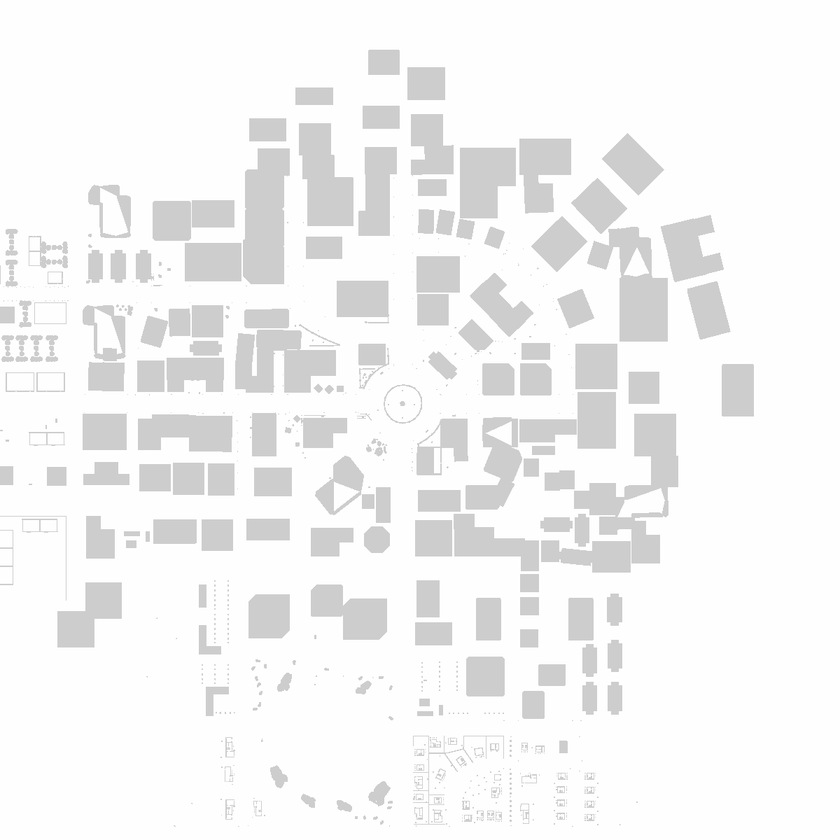
#> input picture voronoi_test/images/city_map.png, 840 x 840 px, shrunk from 1200 x 1200 before the run
$ python test_voronoi.py
#> lines starting #> are read from the running program, lines starting #| are printed output that depends on the picture; after the words box and inside, x2 and y2 are one past the last pixel; in counts of white or black regions, pixels touching at a corner belong together
import cv2
import numpy as np
from scipy.spatial import Voronoi, voronoi_plot_2d
import matplotlib.pyplot as plt
import os

def extract_points_from_image(image_path, max_points=10000):
#> called with image_path = 'voronoi_test/images/city_map.png', max_points = 10000
    image = cv2.imread(image_path, cv2.IMREAD_GRAYSCALE)
#> image is the input picture: shape (840, 840); min 187, max 255, mean 243.9
    edges = cv2.Canny(image, 100, 200)
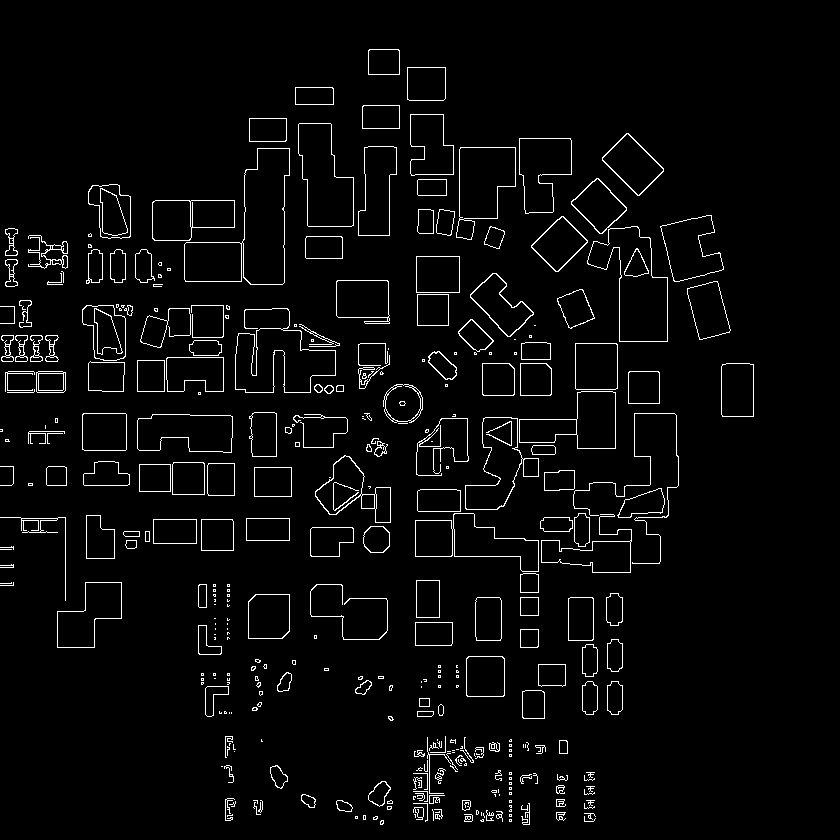
#> edges: shape (840, 840); 3.4% white in thin lines or dots, all inside (x1, y1, x2, y2) = (0, 49, 754, 825)
    corners = cv2.goodFeaturesToTrack(edges, maxCorners=0, qualityLevel=0.5, minDistance=10)
#> corners = 42 rows, first 8: [297, 444], [36, 353], [54, 262], [259, 660], [378, 443], [11, 278], [400, 403], [64, 257]
    corners = np.int0(corners)
    points = np.column_stack(np.nonzero(edges))
#> points = 23924 pairs, first value 49 to 824, second value 0 to 753

    image_color = cv2.cvtColor(image, cv2.COLOR_GRAY2BGR)
    edges_colored = cv2.cvtColor(edges, cv2.COLOR_GRAY2BGR)

    for corner in corners:
        x, y = corner.ravel()
        cv2.circle(image_color, (x, y), 5, (0, 255, 0), -1)
#> this loop made 42 passes
#> (x, y) on passes 1 to 12: (297, 444), (36, 353), (54, 262), (259, 660), (378, 443), (11, 278), (400, 403), (64, 257), (21, 324), (254, 373), (17, 359), (25, 337)
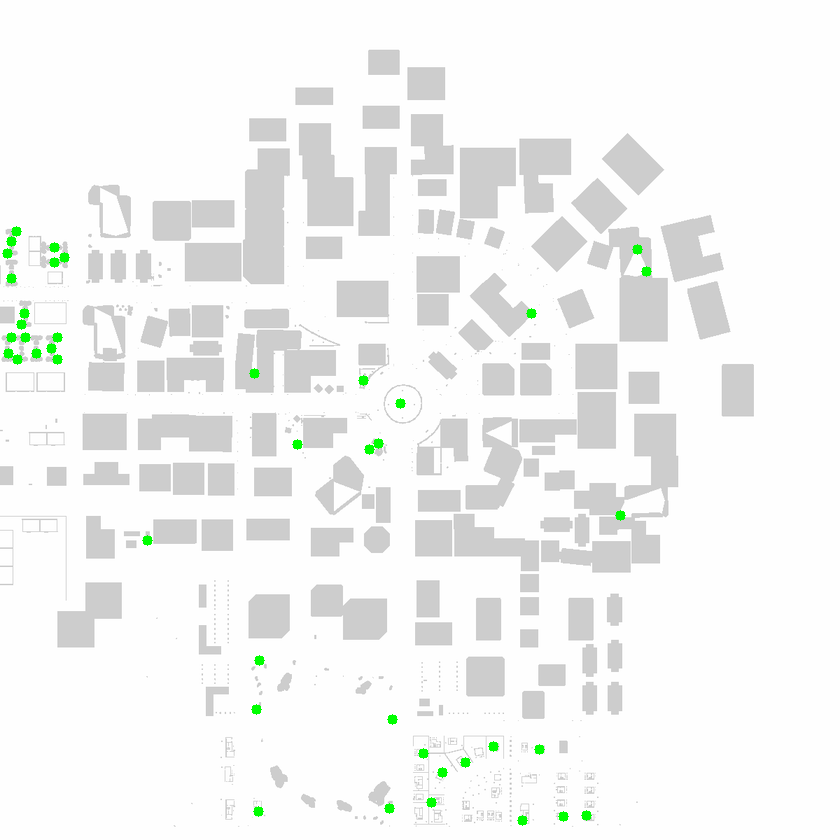
#> image_color: shape (840, 840, 3); 0.48% of pixels changed, all inside (x1, y1, x2, y2) = (2, 226, 652, 826)

    # Plot results
    plt.figure(figsize=(15, 5))

    plt.subplot(1, 3, 1)
    plt.imshow(cv2.cvtColor(cv2.imread(image_path), cv2.COLOR_BGR2RGB))
    plt.title('Original Image')
    plt.axis('off')

    plt.subplot(1, 3, 2)
    plt.imshow(cv2.cvtColor(edges_colored, cv2.COLOR_BGR2RGB))
    plt.title('Edges')
    plt.axis('off')

    plt.subplot(1, 3, 3)
    plt.imshow(cv2.cvtColor(image_color, cv2.COLOR_BGR2RGB))
    plt.title('Corners')
    plt.axis('off')

    plt.show()
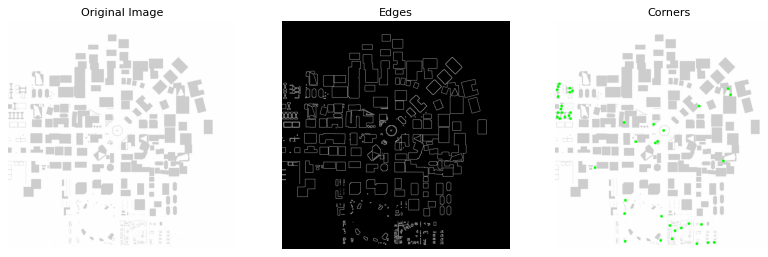
#> figure drawn by matplotlib, 3 panels

    if len(points) > max_points:
        indices = np.random.choice(points.shape[0], max_points, replace=False)
        points = points[indices]
#> points = 10000 pairs, first value 49 to 824, second value 0 to 753

    return points

def plot_voronoi_on_image(image_path, points):
    vor = Voronoi(points)
    image = cv2.imread(image_path)

    for simplex in vor.ridge_vertices:
        simplex = np.asarray(simplex)
        if np.all(simplex >= 0):
            cv2.line(image, tuple(vor.vertices[simplex[0]].astype(int)),
                     tuple(vor.vertices[simplex[1]].astype(int)), (0, 255, 0), 1)

    plt.imshow(cv2.cvtColor(image, cv2.COLOR_BGR2RGB))
    plt.show()

def main(image_path):
    points = extract_points_from_image(image_path)
    print(f'Number of points: {len(points)}')
#| Number of points: 10000
    print(f'type:"{type(points)}"')
#| type:"<class 'numpy.ndarray'>"
    #plot_voronoi_on_image(image_path, points)

# Usage
image_path = os.path.join(os.getcwd(), 'images' ,'city_map.png')
#image_path = os.path.join(os.getcwd(), 'images' ,'voronoi_d0.png')
main(image_path)

$ run again, with voronoi_test/images/voronoi_d0.png copied over voronoi_test/images/city_map.png
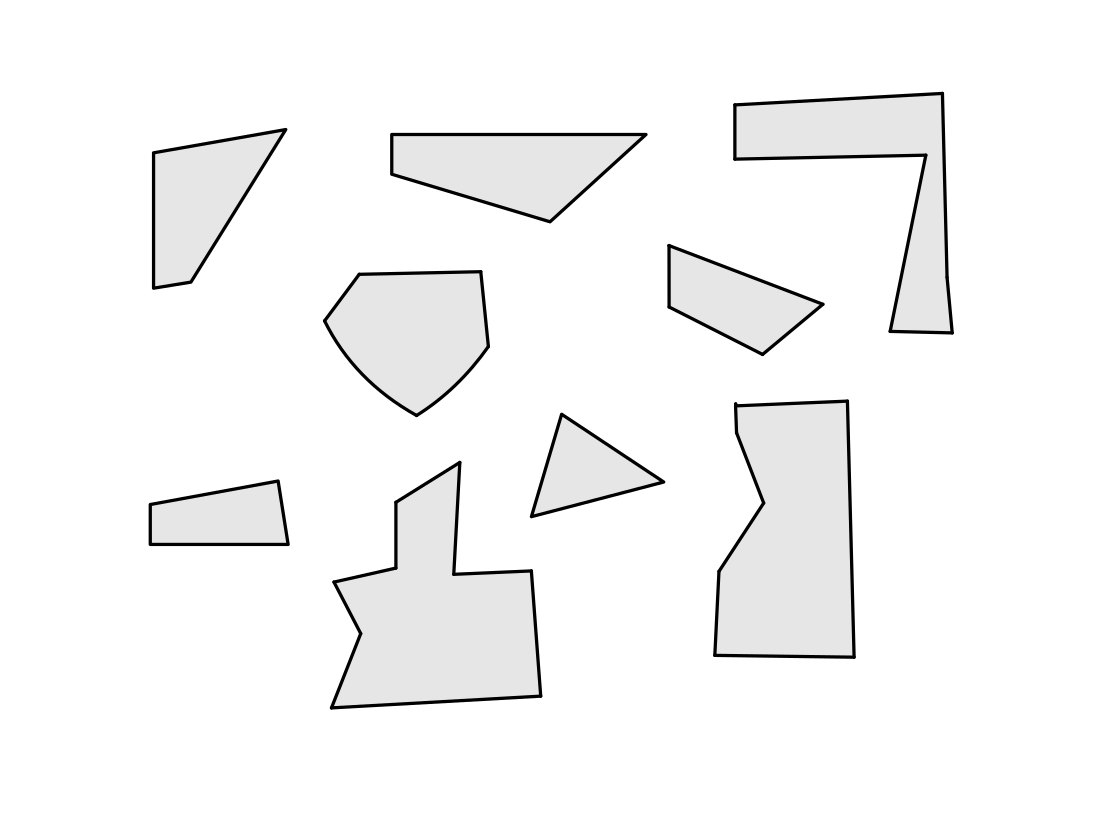
#> input picture voronoi_test/images/voronoi_d0.png, 1108 x 836 px
#> in extract_points_from_image, image is the input picture: shape (836, 1108); min 0, max 255, mean 246.6
#> in extract_points_from_image, `edges = cv2.Canny(image, 100, 200)`:
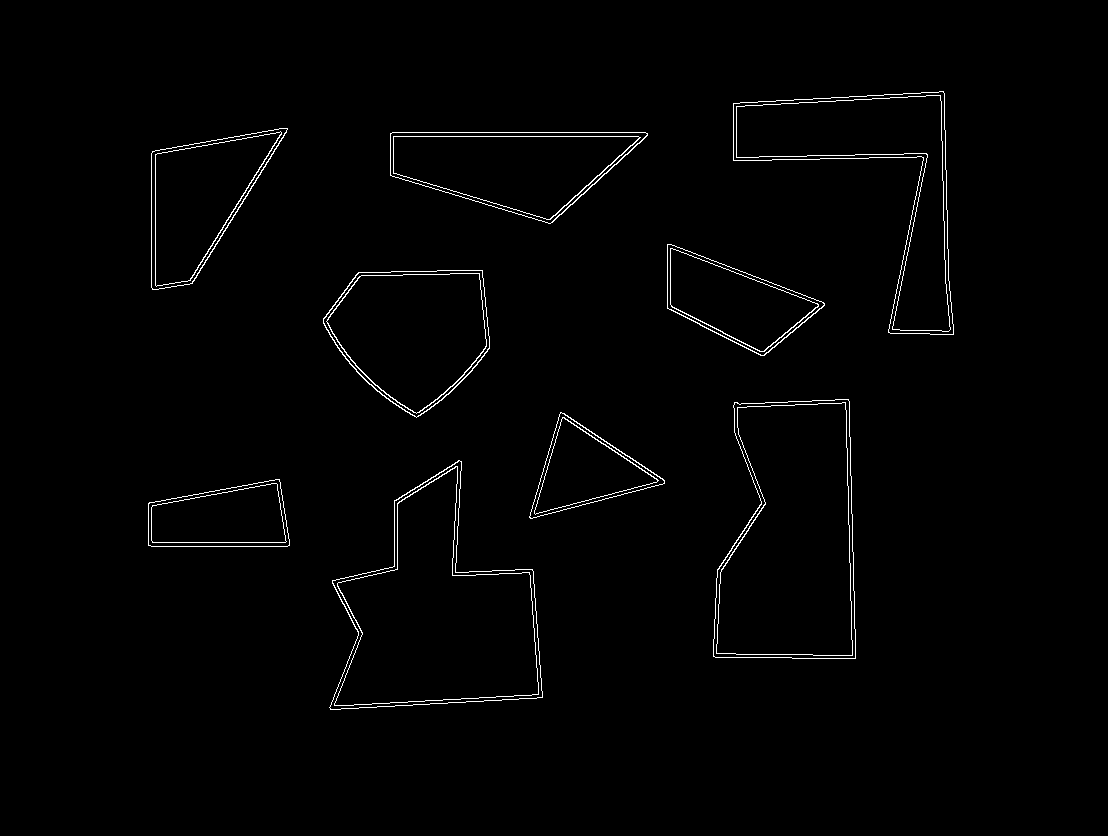
#> edges: shape (836, 1108); 1.2% white in thin lines or dots, all inside (x1, y1, x2, y2) = (148, 91, 954, 710)
#> corners = 36 rows, first 8: [817, 305], [334, 582], [459, 461], [853, 656], [454, 573], [480, 272], [735, 158], [735, 105]
#> in extract_points_from_image, `points = np.column_stack(np.nonzero(edges))`: points = 11256 pairs, first value 91 to 709, second value 148 to 953
#> the loop in extract_points_from_image, `for corner in corners:` made 36 passes
#> in extract_points_from_image, `plt.show()`:
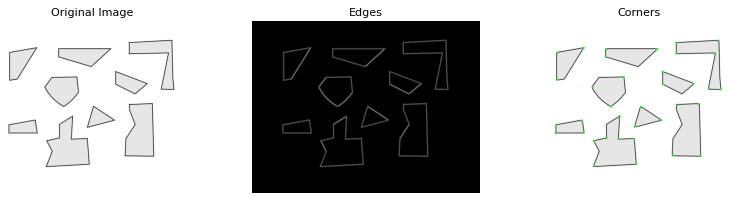
#> figure drawn by matplotlib, 3 panels
#> in extract_points_from_image, `points = points[indices]`: points = 10000 pairs, first value 91 to 709, second value 148 to 953
#| Number of points: 10000
#| type:"<class 'numpy.ndarray'>"
